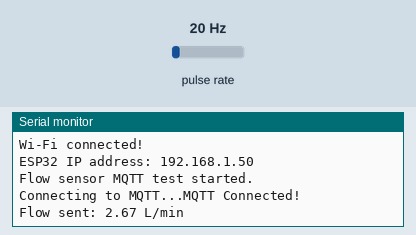
The sketch below on a simulated ESP32. Parts: the last lines printed to the serial monitor. Wiring (inferred from the names in the program): pulse sensor: data GPIO 26. Inputs (shaded band) come from the test bench; at power-on: pulse rate 20 Hz. WiFi joins after 1.5 s; servers stay silent unless stated; no MQTT or app messages arrive unless stated; not simulated (calls return 0 or success): secrets.h; names the files do not define were given values by the test bench: MQTT_PORT = 1883.

Above: at 2.7 s.
2.8 s: pulse rate (sensor on GPIO 26) set to 4 Hz
At 4.1 s:
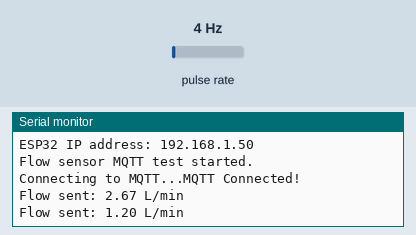
4.3 s: pulse rate (sensor on GPIO 26) set to 50 Hz
At 5.0 s:
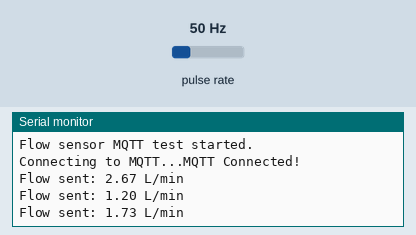
Timing chart, 0 to 7.3 s (numbered marks = the images above; inputs shaded):
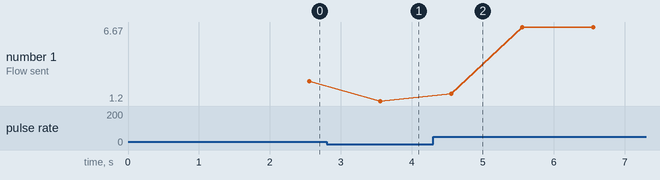

Measured:
- after the input at 2.8 s, the serial monitor: prints a new line after 0.76 s (image 1)
- after the input at 4.3 s, the serial monitor: prints a new line after 0.26 s (image 2)
- plotted number 1: 2.67 → 1.2 after the input at 2.8 s, 1.2 → 6.67 after the input at 4.3 s

The sketch:

test_flow.ino
```cpp
#include <WiFi.h> // Allows board to connect to WiFi.
#include <PubSubClient.h> // Allows board to communicate via MQTT.

#include "secrets.h" // Configuration file.

const char* ssid = WIFI_SSID; // WiFi ssid.
const char* password = WIFI_PASSWORD; // WiFi password.

const char* mqttServer = MQTT_SERVER; // Computers IPv4 address.
const int mqttPort = MQTT_PORT; // Default MQTT port.

const int FLOW_PIN = 26; // GPIO pin connected to flow sensor signal.
volatile int pulseCount = 0; // Pulse counter (used by interrupt).

WiFiClient wifiClient; // Object for Wi-Fi connection.
PubSubClient mqttClient(wifiClient); // Object for MQTT connection.

void IRAM_ATTR pulseCounter() {
  pulseCount++; // Called every time a pulse occurs.
}

void connectToWiFi() {
  Serial.print("Connecting to Wi-Fi");
  WiFi.begin(ssid, password);

  while (WiFi.status() != WL_CONNECTED) {
    delay(500);
    Serial.print(".");
  }

  Serial.println();
  Serial.println("Wi-Fi connected!");
  Serial.print("ESP32 IP address: ");
  Serial.println(WiFi.localIP());
}

void connectToMQTT() {
  while (!mqttClient.connected()) {
    Serial.print("Connecting to MQTT...");

    if (mqttClient.connect("ESP32_FLOW")) {
      Serial.println("MQTT Connected!");
    } else {
      Serial.print("Failed! Error code: ");
      Serial.println(mqttClient.state());
      delay(5000);
    }
  }
}

void setup() { // Runs once at start.
  Serial.begin(115200);
  connectToWiFi();
  mqttClient.setServer(mqttServer, mqttPort);

  pinMode(FLOW_PIN, INPUT_PULLUP);
  attachInterrupt(digitalPinToInterrupt(FLOW_PIN), pulseCounter, FALLING);

  Serial.println("Flow sensor MQTT test started.");
}

void loop() {
  if (!mqttClient.connected()) {
    connectToMQTT();
  }

  mqttClient.loop();

  pulseCount = 0;       // Reset counter
  delay(1000);          // Measure pulses for 1 second

  float flowRate = pulseCount / 7.5; // Litres per minute

  char flowString[16];
  dtostrf(flowRate, 1, 2, flowString);

  mqttClient.publish("aquarium/sensors/flow", flowString);

  Serial.print("Flow sent: ");
  Serial.print(flowString);
  Serial.println(" L/min");
}
```
